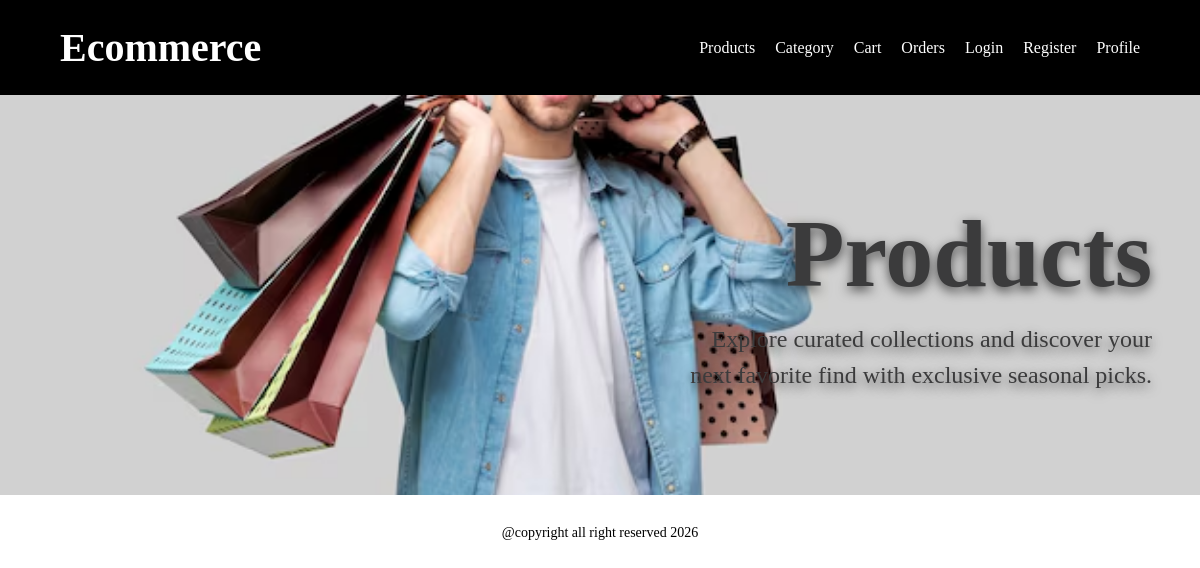
/products/, run on an earlier commit of the app's database.
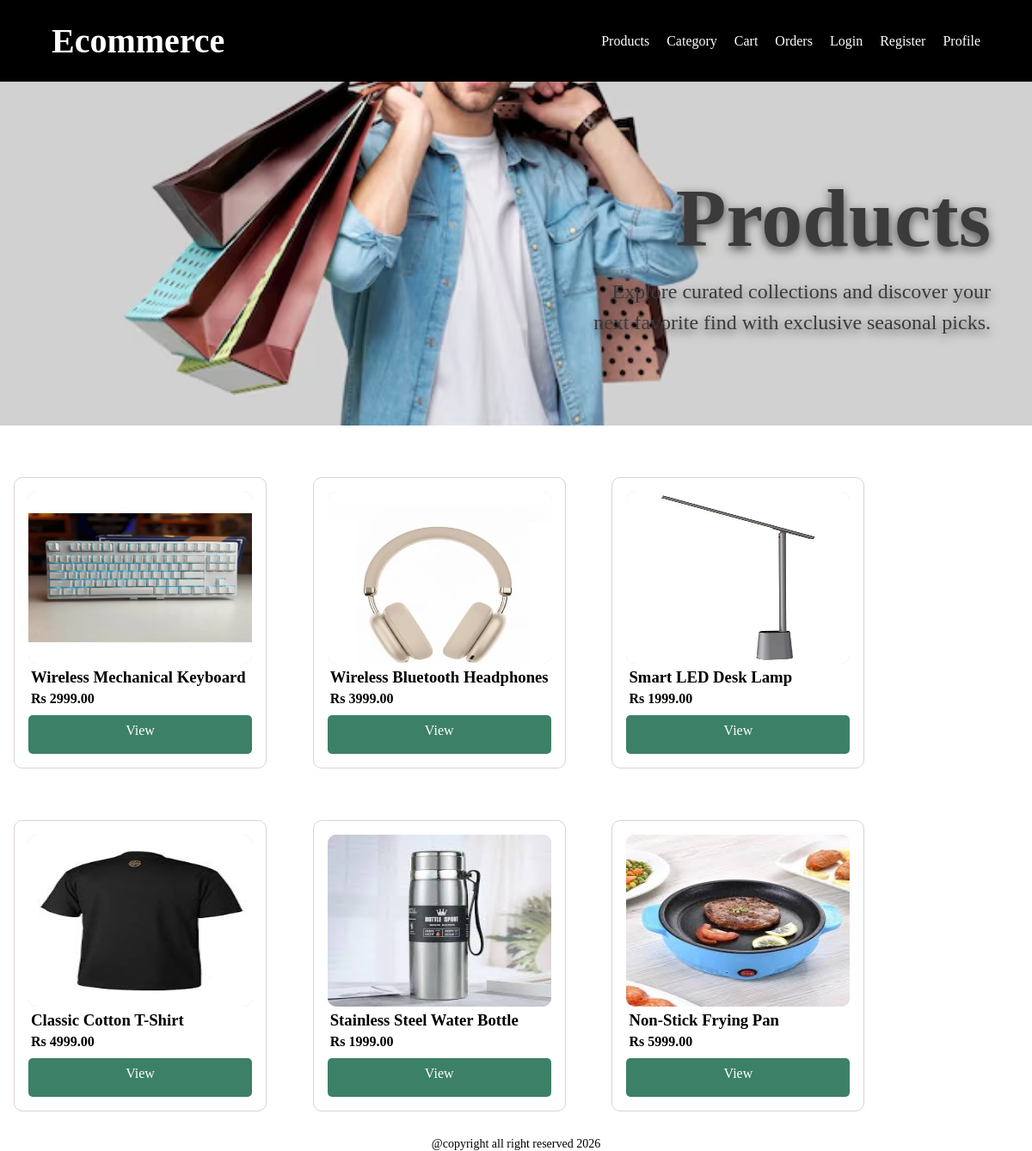
And on a later commit of the database.
### apps/products/models.py (models this page shows, shortened)
class Product(models.Model):
    name = models.CharField(max_length=100)
    description = models.TextField(blank=True)
    image = models.ImageField(upload_to='product/')
    price = models.DecimalField(max_digits=10 , decimal_places=2)
    stock = models.PositiveIntegerField(default=1)
    category = models.ForeignKey(Category , on_delete=models.CASCADE , related_name='products')

### apps/products/views.py (the view)
# urls.py: path('' , views.product_list , name= 'product_list'),
def product_list(req):
    products = Product.objects.all()
    context  = {
        "products" : products
    }
    return render(req , 'products/product_list.html' , context)

### templates/products/product_list.html (shortened to what this page needs)
{% extends 'base.html' %}
{% load static %}
{% block link%}
    <link rel="stylesheet" href="{% static 'CSS/products.css' %}">
{% endblock %}
{% block content %}
    <main class="products-list-main">
        <div class="products-list-heading">
            <img src="{% static 'images/product hero sections image.jpeg' %}" alt="products" class="products-list-image">
            <div>
                <h1>Products</h1>
                <p>Explore curated collections and discover your next favorite find with exclusive seasonal picks.</p>
            </div>
        </div>
        <div class="products-list-items">
            {% for product in products  %}
                <div class="item">
                    <div class="item-image">
                        <img src="{{ product.image.url }}" alt="{{ product.name }}">
                    </div>
                    <h3 class="item-name">{{ product.name }}</h3>
                    <div class="prices">
                        <p class="item-price">Rs {{ product.price }}</p>
                    </div>
                    <div class="item-btns">
                        <a href="{{ product.id }}" class="view-btn"> View </a>
                    </div>
                </div>
            {% endfor %}
        </div>
    </main>
{% endblock %}

### templates/base.html (shortened to what this page needs)
<!DOCTYPE html>
<html lang="en">
<head>
    {% load static %}
    {% block link %}
    {% endblock %}
</head>
<body>
    {% include "components/navbar.html" %}
    {% block content %}
    {% endblock %}
    {% include "components/footer.html" %}
</body>
</html>

### templates/components/navbar.html (shortened to what this page needs)
<!DOCTYPE html>
<html lang="en">
<head>
</head>
<body>
    <header>
        <a class="logo" href="{% url 'home' %}"><h1>Ecommerce</h1></a>
        <nav>
            <ul>
                <li><a href="{% url 'product_list' %}" >Products</a></li>
                <li><a href="{% url 'category' %}" >Category</a></li>
                <li><a href="{% url 'cart' %}" >Cart</a></li>
                <li><a href="{% url 'orders' %}" >Orders</a></li>
                <li><a href="{% url 'login' %}" >Login</a></li>
                <li><a href="{% url 'register' %}" >Register</a></li>
                <li><a href="{% url 'profile' %}" >Profile</a></li>
            </ul>
        </nav>
    </header>
</body>
</html>

### templates/components/footer.html (shortened to what this page needs)
<!DOCTYPE html>
<html lang="en">
<head>
</head>
<body>
    <footer>
        <P>@copyright all right reserved 2026</P>
    </footer>
</body>
</html>

### static/CSS/products.css (style rules this page uses)
* { margin: 0; padding: 0; }
.products-list-main { width: 100%; height: auto; }
.products-list-heading { height: 25rem; background-color: hsl(158, 36%, 37%); display: flex; justify-content: flex-end; align-items: center; position: relative; overflow: hidden; padding-right: 3rem; }
.products-list-heading .products-list-image { position: absolute; inset: 0; width: 100%; height: 100%; object-fit: cover; z-index: 1; }
.products-list-heading h1 { position: relative; z-index: 2; font-family: "playfair"; font-weight: 700; font-size: 6rem; color: rgb(59, 59, 60); text-align: right; margin: 0; text-shadow: 0 4px 12px rgba(0, 0, 0, 0.65); }
.products-list-heading p { position: relative; z-index: 2; color: rgb(59, 59, 60); margin: 0.75rem 0 0; text-align: right; max-width: 30rem; font-family: "lora"; font-size: 1.5rem; line-height: 1.5; text-shadow: 0 4px 12px rgba(0, 0, 0, 0.65); }
.products-list-items { margin-top: 30px; display: flex; justify-content: start; flex-wrap: wrap; gap: 4.6%; padding: 0 1rem; }
.item { border-radius: 10px; border: 1px solid rgb(220, 210, 210); padding: 1rem; width: 260px; height: auto; margin:30px 0px; }
.item-image { width: 260px; height: 200px; border-radius: 10px; background-color: rgb(220, 210, 210); }
.item-image img { width: 100%; height: 100%; border-radius: 10px; }
.item-name { font-family: "playfair"; font-weight: 900; position: relative; left: 3px; margin-top: 5px; }
.item-price { font-weight: 600; position: relative; left: 3px; margin-top: 5px; }
.item-btns { display: flex; margin-top: 10px; }
.view-btn { width: 100%; height: 35px; background-color: black; color: white; border-radius: 5px; border:none; cursor: pointer; font-family: "lora"; text-decoration: none; align-items: center; text-align: center; line-height: 35px; }
.view-btn { width: 100%; height: 45px; background-color: hsl(158, 36%, 37%); color: white; border-radius: 5px; font-size: 1rem; border:none; cursor: pointer; font-family: "lora"; }

### templates/components/navbar.html (style rules this page uses)
* { margin: 0; padding: 0; }
header { padding: 2% 5%; display: flex; justify-content: space-between; align-items: center; background-color: black; }
.logo { font-family: "playfair"; font-size: 20px; font-weight: bold; color: white; text-decoration: none; }
nav ul { display: flex; gap: 20px; list-style-type: none; }
nav ul li a { text-decoration: none; color: white; }

### templates/components/footer.html (style rules this page uses)
footer { display: flex; justify-content: center; align-items: center; }
footer p { color: black; font-size: 14px; text-align: center; }

What changed in the data, as far as the page shows it:
added Product: image (picture), name "Wireless Mechanical Keyboard", price "2999.00"
added Product: image (picture), name "Wireless Bluetooth Headphones", price "3999.00"
added Product: image (picture), name "Smart LED Desk Lamp", price "1999.00"
added Product: image (picture), name "Classic Cotton T-Shirt", price "4999.00"
added Product: image (picture), name "Stainless Steel Water Bottle", price "1999.00"
added Product: image (picture), name "Non-Stick Frying Pan", price "5999.00"
